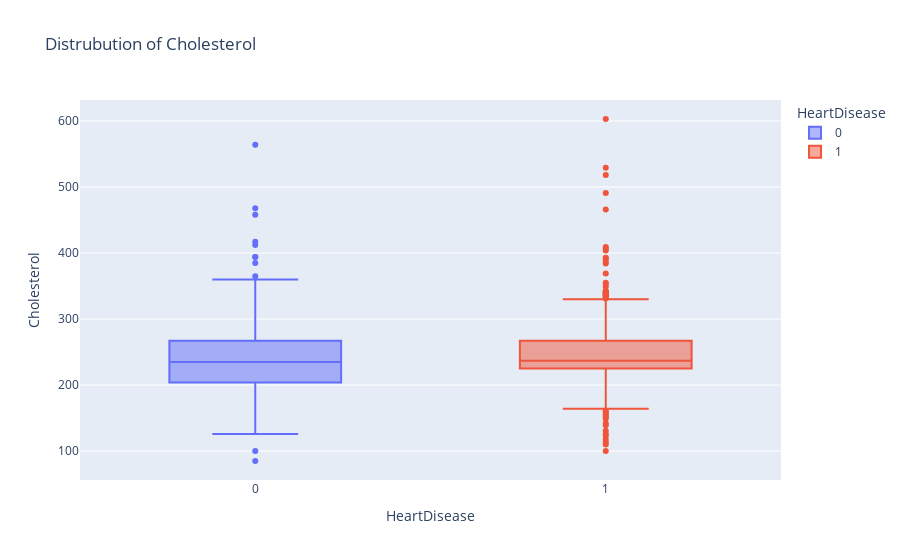

Notebook code cell kept with this figure:
### Code cell
heart['Cholesterol'] = heart['Cholesterol'].replace(0, 'NaN')
median_value = heart['Cholesterol'].median()
heart['Cholesterol'] = heart['Cholesterol'].replace('NaN', median_value)
heart['Cholesterol'].describe()
fig = px.box(heart,y="Cholesterol",x="HeartDisease",title=f"Distrubution of Cholesterol", color = "HeartDisease")
fig.show()

### Figure 1 — Plotly figure (JSON) as saved in the notebook; plotly's stock layout.template omitted (floating-point values rounded to 4 significant figures; data arrays with more than 128 entries replaced by an {"elided": "..."} marker saying what was removed)
{"data": [{"alignmentgroup": "True", "hovertemplate": "HeartDisease=%{x}<br>Cholesterol=%{y}<extra></extra>", "legendgroup": "0", "marker": {"color": "#636efa"}, "name": "0", "notched": false, "offsetgroup": "0", "orientation": "v", "showlegend": true, "type": "box", "x": {"elided": "410 int values"}, "x0": " ", "xaxis": "x", "y": {"elided": "410 int values"}, "y0": " ", "yaxis": "y"}, {"alignmentgroup": "True", "hovertemplate": "HeartDisease=%{x}<br>Cholesterol=%{y}<extra></extra>", "legendgroup": "1", "marker": {"color": "#EF553B"}, "name": "1", "notched": false, "offsetgroup": "1", "orientation": "v", "showlegend": true, "type": "box", "x": {"elided": "508 int values"}, "x0": " ", "xaxis": "x", "y": {"elided": "508 int values"}, "y0": " ", "yaxis": "y"}], "layout": {"boxmode": "overlay", "legend": {"title": {"text": "HeartDisease"}, "tracegroupgap": 0}, "title": {"text": "Distrubution of Cholesterol"}, "xaxis": {"anchor": "y", "categoryarray": [0, 1], "categoryorder": "array", "domain": [0, 1], "title": {"text": "HeartDisease"}}, "yaxis": {"anchor": "x", "domain": [0, 1], "title": {"text": "Cholesterol"}}}}
